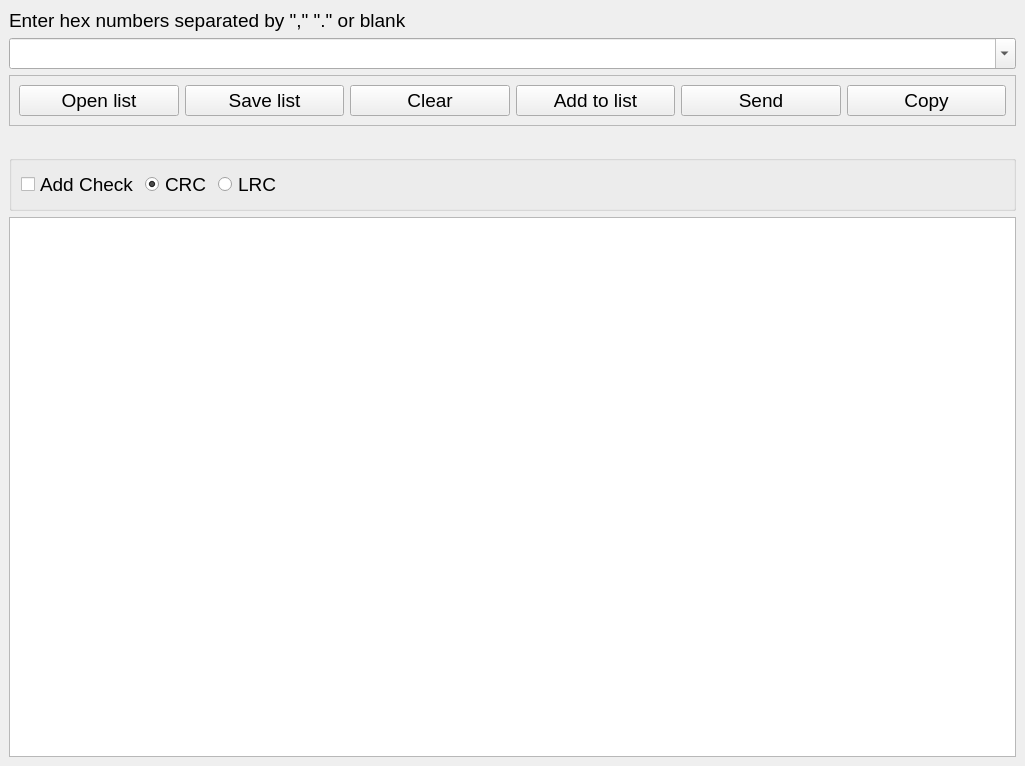
<?xml version="1.0" encoding="UTF-8"?>
<ui version="4.0">
 <class>TestCenterWindow</class>
 <widget class="QMainWindow" name="TestCenterWindow">
  <property name="geometry">
   <rect>
    <x>0</x>
    <y>0</y>
    <width>1025</width>
    <height>766</height>
   </rect>
  </property>
  <property name="font">
   <font>
    <pointsize>14</pointsize>
   </font>
  </property>
  <property name="windowTitle">
   <string>Test Center</string>
  </property>
  <widget class="QWidget" name="centralwidget">
   <layout class="QVBoxLayout" name="verticalLayout">
    <item>
     <widget class="QLabel" name="label">
      <property name="text">
       <string>Enter hex numbers separated by &quot;,&quot; &quot;.&quot; or blank</string>
      </property>
     </widget>
    </item>
    <item>
     <widget class="QComboBox" name="box_test_list">
      <property name="editable">
       <bool>true</bool>
      </property>
     </widget>
    </item>
    <item>
     <widget class="QFrame" name="frame">
      <property name="frameShape">
       <enum>QFrame::Shape::StyledPanel</enum>
      </property>
      <property name="frameShadow">
       <enum>QFrame::Shadow::Raised</enum>
      </property>
      <layout class="QHBoxLayout" name="horizontalLayout">
       <item>
        <widget class="QPushButton" name="button_open_list">
         <property name="text">
          <string>Open list</string>
         </property>
        </widget>
       </item>
       <item>
        <widget class="QPushButton" name="button_save_list">
         <property name="text">
          <string>Save list</string>
         </property>
        </widget>
       </item>
       <item>
        <widget class="QPushButton" name="button_clear">
         <property name="text">
          <string>Clear</string>
         </property>
        </widget>
       </item>
       <item>
        <widget class="QPushButton" name="button_add_to_list">
         <property name="text">
          <string>Add to list</string>
         </property>
        </widget>
       </item>
       <item>
        <widget class="QPushButton" name="button_send">
         <property name="text">
          <string>Send</string>
         </property>
        </widget>
       </item>
       <item>
        <widget class="QPushButton" name="button_copy">
         <property name="text">
          <string>Copy</string>
         </property>
        </widget>
       </item>
      </layout>
     </widget>
    </item>
    <item>
     <widget class="QGroupBox" name="groupBox">
      <property name="title">
       <string> </string>
      </property>
      <layout class="QHBoxLayout" name="horizontalLayout_2">
       <item>
        <widget class="QCheckBox" name="check_box_add_check">
         <property name="text">
          <string>Add Check</string>
         </property>
        </widget>
       </item>
       <item>
        <widget class="QRadioButton" name="radio_button_crc">
         <property name="text">
          <string>CRC</string>
         </property>
         <property name="checked">
          <bool>true</bool>
         </property>
        </widget>
       </item>
       <item>
        <widget class="QRadioButton" name="radio_button_lrc">
         <property name="text">
          <string>LRC</string>
         </property>
        </widget>
       </item>
       <item>
        <spacer name="horizontalSpacer">
         <property name="orientation">
          <enum>Qt::Orientation::Horizontal</enum>
         </property>
         <property name="sizeHint" stdset="0">
          <size>
           <width>40</width>
           <height>20</height>
          </size>
         </property>
        </spacer>
       </item>
      </layout>
     </widget>
    </item>
    <item>
     <widget class="QPlainTextEdit" name="text_edit_traffic"/>
    </item>
   </layout>
  </widget>
 </widget>
 <resources/>
 <connections/>
</ui>
